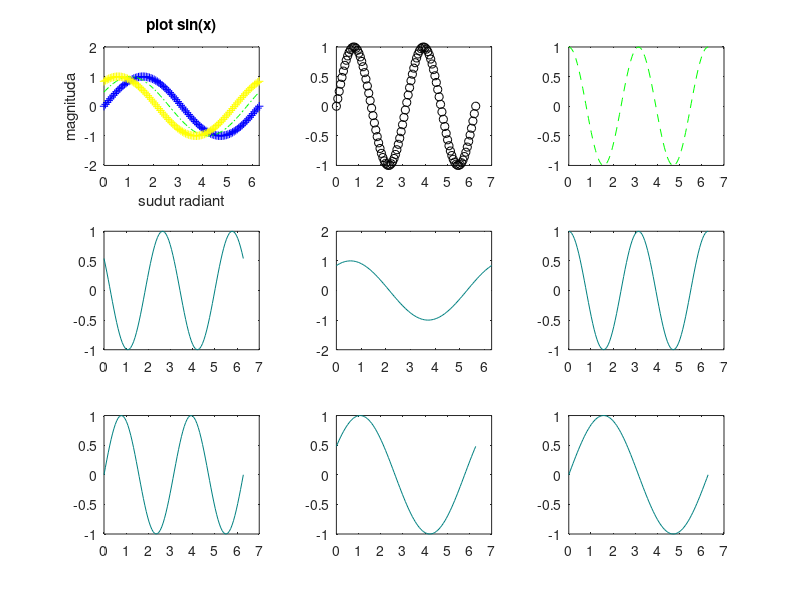

Write MATLAB code to recreate this figure.
clear
clc

x=linspace(0,2*pi,100);
y1=sin(x);
y2=sin(x+0.5);
y3=sin(x+1);
y4=sin(2*x)
y5=cos(2*x)
y6=cos(2*x+1)

figure(1);
subplot(3,3,1)
plot(x,y1,'b-+',x,y2,'g-.',x,y3,'y+');
axis([0 2*pi -2 2]);
title('plot sin(x)');
xlabel('sudut radiant');
ylabel('magnituda');

subplot(3,3,2)
plot(x,y4,'ko')
subplot(3,3,3)
plot(x,y5,'g--')
subplot(3,3,4)
plot(x,y6,'color',[0 0.5 0.5])
subplot(3,3,5)
plot(x,y3,'color',[0 0.5 0.5])
axis([0 2*pi -2 2]);
subplot(3,3,6)
plot(x,y5,'color',[0 0.5 0.5])
subplot(3,3,7)
plot(x,y4,'color',[0 0.5 0.5])
subplot(3,3,8)
plot(x,y2,'color',[0 0.5 0.5])
subplot(3,3,9)
plot(x,y1,'color',[0 0.5 0.5])